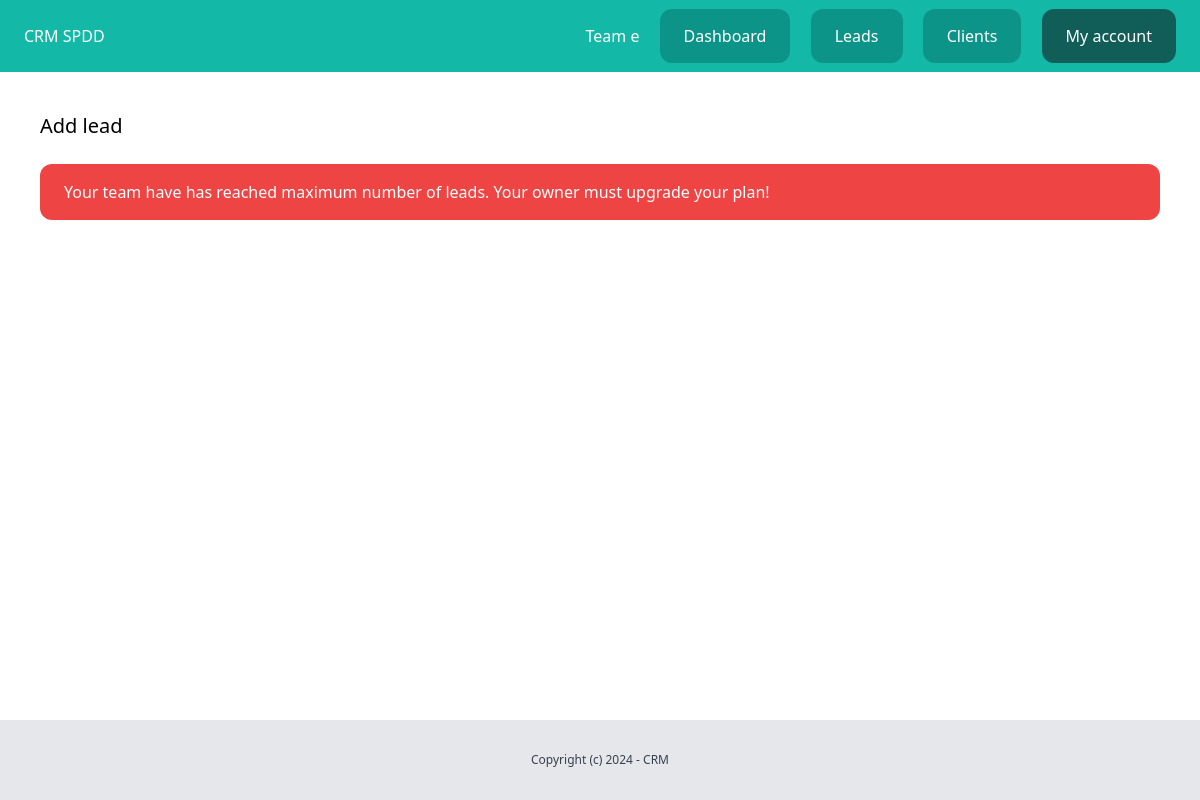
The app's page /dashboard/leads/add/ (signed in), older data.
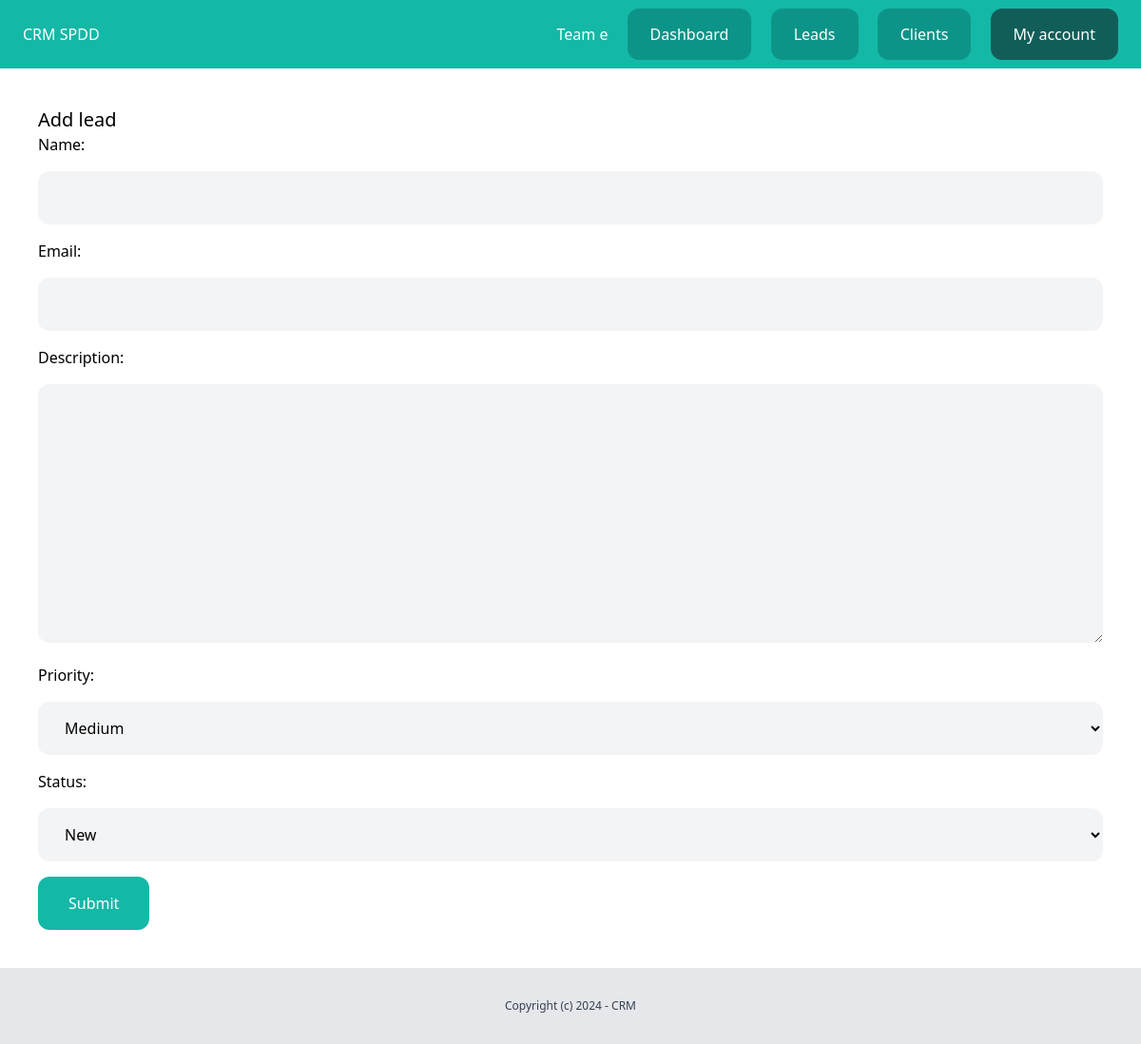
The same page, newer data.
### lead/views.py (the view, shortened to what this page needs)
# urls.py: path('add/', views.LeadCreateView.as_view(), name='add'),
class LeadCreateView(LoginRequiredMixin, CreateView):
    model = lead
    form_class = AddLeadForm
    success_url = reverse_lazy('leads:list')
    def get_context_data(self, **kwargs):
        context = super().get_context_data(**kwargs)
        team = self.request.user.userprofile.get_active_team()
        context['team'] = team
        context['title'] = 'Add lead'
        return context

### lead/forms.py
class AddLeadForm(forms.ModelForm):
    class Meta:
        model = lead
        fields = ('name', 'email', 'description', 'priority', 'status')
        widgets = {
            'name': forms.TextInput(attrs={'class': 'w-full my-4 py-4 px-6 rounded-xl bg-gray-100'}),
            'email': forms.EmailInput(attrs={'class': 'w-full my-4 py-4 px-6 rounded-xl bg-gray-100'}),
            'description': forms.Textarea(attrs={'class': 'w-full my-4 py-4 px-6 rounded-xl bg-gray-100'}),
            'priority':forms.Select(attrs={'class': 'w-full my-4 py-4 px-6 rounded-xl bg-gray-100'}),
            'status':forms.Select(attrs={'class': 'w-full my-4 py-4 px-6 rounded-xl bg-gray-100'}),
        }

### team/context_processors.py (called while the page is built)
def active_team(request):
    if request.user.is_authenticated:
        active_team = request.user.userprofile.get_active_team()
        if not active_team:
            active_team = Team.objects.filter(created_by=request.user)[0]
    else:
        active_team = None
    return {'active_team': active_team}

### userprofile/models.py (called while the page is built)
    def get_active_team(self):
        if self.active_team:
            return self.active_team
        else:
            return Team.objects.filter(members__in=[self.user.id]).first()

### lead/templates/lead/lead_form.html (shortened to what this page needs)
{% extends 'core/base.html' %}
{% block content %}
<div class="py-6 px-6">
    <h1 class="text-xl">{{ title }}</h1>
    {% if team.plan.max_leads > team.leads.count or title == 'Edit lead' %}
        <form method="post" action=".">
            {{ form.as_p }}
            <button class="py-4 px-8 bg-teal-500 text-white rounded-xl">Submit</button>
        </form>
    {% else %}
        <div class="mt-6 px-6 py-4 bg-red-500 rounded-xl text-white">
            Your team have has reached maximum number of leads. Your owner must upgrade your plan!
        </div>
    {% endif %}
</div>
{% endblock %}

Row changes from the older to the newer data that the page shows:
changed Team "Team e": plan_id empty → 1 (drawn)
Text that changed along with them:
form field priority: (not shown) → "Medium"
form field status: (not shown) → "New"
text no longer shown: "Your team have has reached maximum number of leads. Your owner must upgrade your plan!"
text now shown: "Name: Email: Description: Priority: Status: Submit"
